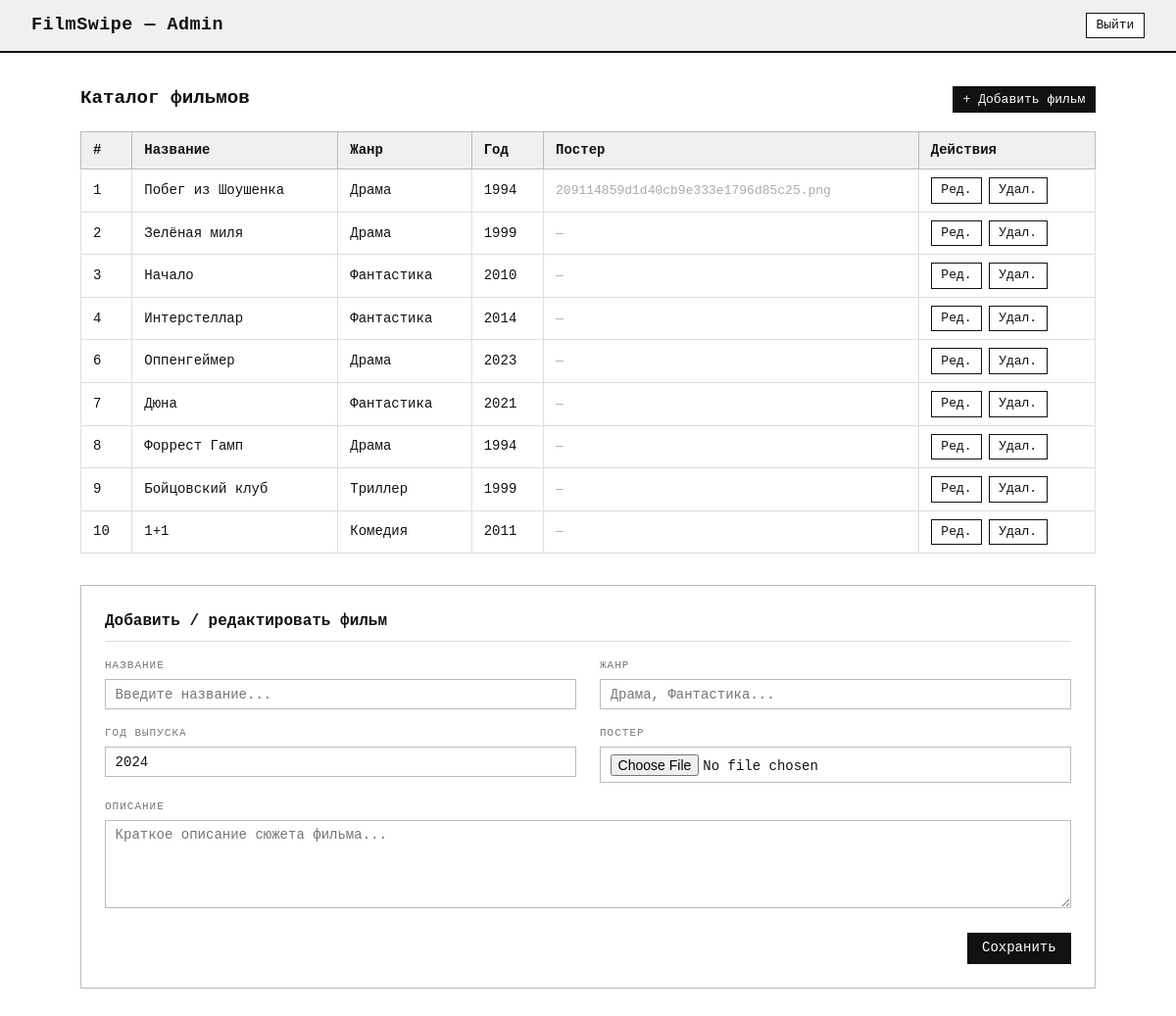
The page /admin (signed in) on the database its author committed.
### app/database.py (models this page shows)
class Movie(Base):
    __tablename__ = "movies"
    id = Column(Integer, primary_key=True, autoincrement=True)
    title = Column(String(256), nullable=False)
    genre = Column(String(64), nullable=False)
    year = Column(SmallInteger)
    description = Column(Text, nullable=True)
    poster_path = Column(String(512), nullable=True)
    created_at = Column(TIMESTAMP, default=datetime.utcnow)
    likes = relationship("Like", back_populates="movie", cascade="all, delete")
    dislikes = relationship("Dislike", back_populates="movie", cascade="all, delete")

### app/routers/admin.py (the view)
@router.get("", response_class=HTMLResponse)
async def admin_panel(request: Request, db: Session = Depends(get_db)):
    try:
        user = _require_admin(request, db)
    except Exception as e:
        if "redirect_login" in str(e):
            return RedirectResponse("/auth/login", status_code=303)
        return HTMLResponse("Доступ запрещён", status_code=403)
    movies = db.query(Movie).order_by(Movie.id).all()
    return templates.TemplateResponse(
        "admin/panel.html",
        {"request": request, "user": user, "movies": movies, "edit_movie": None},
    )

### app/templates/admin/panel.html (shortened to what this page needs)
{% extends "base.html" %}
{% set admin_nav = true %}
{% block content %}
<div class="page">
    <div style="display:flex;align-items:baseline;justify-content:space-between;margin-bottom:1.2rem">
        <h2 style="font-size:1.2rem;font-weight:700">Каталог фильмов</h2>
        <button class="btn btn-dark btn-sm"
                onclick="document.getElementById('add-form').scrollIntoView({behavior:'smooth'})">
            + Добавить фильм
        </button>
    </div>
    <table class="admin-table">
        <thead>
            <tr>
                <th>#</th>
                <th>Название</th>
                <th>Жанр</th>
                <th>Год</th>
                <th>Постер</th>
                <th>Действия</th>
            </tr>
        </thead>
        <tbody>
            {% for movie in movies %}
            <tr>
                <td>{{ movie.id }}</td>
                <td>{{ movie.title }}</td>
                <td>{{ movie.genre }}</td>
                <td>{{ movie.year or '—' }}</td>
                <td><span class="poster-filename">{{ movie.poster_path.split('/')[-1] if movie.poster_path else '—' }}</span></td>
                <td>
                    <div class="td-actions">
                        <a href="/admin/edit/{{ movie.id }}" class="btn btn-sm">Ред.</a>
                        <form method="post" action="/admin/delete/{{ movie.id }}" style="display:inline"
                              onsubmit="return confirm('Удалить «{{ movie.title }}»?')">
                            <button type="submit" class="btn btn-sm">Удал.</button>
                        </form>
                    </div>
                </td>
            </tr>
            {% else %}
            <tr>
                <td colspan="6" style="text-align:center;color:#aaa;padding:1.5rem">
                    Каталог пуст. Добавьте первый фильм ниже.
                </td>
            </tr>
            {% endfor %}
        </tbody>
    </table>
    <div class="admin-form-box" id="add-form">
        <h3>Добавить / редактировать фильм</h3>
        {% if edit_movie %}
        <form method="post" action="/admin/edit/{{ edit_movie.id }}" enctype="multipart/form-data">
        {% else %}
        <form method="post" action="/admin/add" enctype="multipart/form-data">
        {% endif %}
            <div class="form-grid">
                <div class="form-group">
                    <label>Название</label>
                    <input type="text" name="title" required
                           value="{{ edit_movie.title if edit_movie else '' }}"
                           placeholder="Введите название...">
                </div>
                <div class="form-group">
                    <label>Жанр</label>
                    <input type="text" name="genre" required
                           value="{{ edit_movie.genre if edit_movie else '' }}"
                           placeholder="Драма, Фантастика...">
                </div>
                <div class="form-group">
                    <label>Год выпуска</label>
                    <input type="number" name="year" min="1888" max="2100"
                           value="{{ edit_movie.year if edit_movie else 2024 }}">
                </div>
                <div class="form-group">
                    <label>Постер</label>
                    <input type="file" name="poster" accept="image/*">
                </div>
                <div class="form-group full">
                    <label>Описание</label>
                    <textarea name="description"
                              placeholder="Краткое описание сюжета фильма...">{{ edit_movie.description if edit_movie else '' }}</textarea>
                </div>
            </div>
            <div class="form-actions">
                <button type="submit" class="btn btn-dark">Сохранить</button>
            </div>
        </form>
    </div>
</div>
{% endblock %}

### app/templates/base.html (shortened to what this page needs)
<!doctype html>
<html lang="ru">
  <head>
    <link href="/static/css/main.css" rel="stylesheet" />
  </head>
  <body>
    <nav class="navbar">
      <a class="navbar-brand" href="/"
        >FilmSwipe{% if admin_nav %} — Admin{% endif %}</a
      >
      <div class="navbar-actions">
        {% if user %}
        <a href="/auth/logout" class="btn btn-sm">Выйти</a>
        {% else %}
        <a href="/auth/login" class="btn btn-sm">Войти</a>
        <a href="/auth/register" class="btn btn-sm btn-dark">Регистрация</a>
        {% endif %}
      </div>
    </nav>
    {% block content %}{% endblock %} {% block extra_js %}{% endblock %}
  </body>
</html>

### app/static/css/main.css (style rules this page uses)
*, *::before, *::after { box-sizing: border-box; margin: 0; padding: 0; }
body { background: #fff; color: #111; font-family: "Courier New", Courier, monospace; font-size: 15px; line-height: 1.5; min-height: 100vh; }
a { color: inherit; text-decoration: none; }
.navbar { background: #f0f0f0; border-bottom: 2px solid #111; padding: 0.75rem 2rem; display: flex; align-items: center; justify-content: space-between; }
.navbar-brand { font-size: 1.15rem; font-weight: 700; letter-spacing: 0.5px; color: #111; }
.navbar-actions { display: flex; gap: 0.5rem; }
.btn { font-family: "Courier New", Courier, monospace; font-size: 14px; padding: 0.35rem 0.9rem; border: 1.5px solid #111; background: #fff; color: #111; cursor: pointer; line-height: 1.4; display: inline-flex; align-items: center; gap: 0.35rem; white-space: nowrap; }
.btn-dark { background: #111; color: #fff; }
.btn-sm { font-size: 13px; padding: 0.2rem 0.6rem; }
.page { max-width: 1100px; margin: 0 auto; padding: 2rem 2rem; }
.admin-table { width: 100%; border-collapse: collapse; margin-bottom: 2rem; font-size: 14px; }
.admin-table th { border: 1.5px solid #bbb; padding: 0.5rem 0.75rem; background: #f0f0f0; font-weight: 700; text-align: left; }
.admin-table td { border: 1px solid #ddd; padding: 0.5rem 0.75rem; vertical-align: middle; }
.poster-filename { color: #aaa; font-size: 13px; }
.td-actions { display: flex; gap: 0.4rem; }
.admin-form-box { border: 1.5px solid #bbb; padding: 1.5rem; }
.admin-form-box h3 { font-size: 1rem; font-weight: 700; margin-bottom: 1rem; padding-bottom: 0.5rem; border-bottom: 1px solid #ddd; }
.form-grid { display: grid; grid-template-columns: 1fr 1fr; gap: 1rem 1.5rem; }
.form-grid .full { grid-column: 1 / -1; }
.form-group label { display: block; font-size: 11px; letter-spacing: 1px; text-transform: uppercase; color: #777; margin-bottom: 0.35rem; }
.form-group input, .form-group textarea { font-family: "Courier New", Courier, monospace; font-size: 14px; width: 100%; border: 1.5px solid #bbb; padding: 0.4rem 0.6rem; background: #fff; color: #111; outline: none; }
.form-group textarea { resize: vertical; min-height: 90px; }
.form-actions { display: flex; justify-content: flex-end; gap: 0.6rem; margin-top: 1rem; }

### rows shown on the page
Movie: id "1", title "Побег из Шоушенка", genre "Драма", year "1994", poster_path "209114859d1d40cb9e333e1796d85c25.png"
Movie: id "2", title "Зелёная миля", genre "Драма", year "1999", poster_path "—"
Movie: id "3", title "Начало", genre "Фантастика", year "2010", poster_path "—"
Movie: id "4", title "Интерстеллар", genre "Фантастика", year "2014", poster_path "—"
Movie: id "6", title "Оппенгеймер", genre "Драма", year "2023", poster_path "—"
Movie: id "7", title "Дюна", genre "Фантастика", year "2021", poster_path "—"
Movie: id "8", title "Форрест Гамп", genre "Драма", year "1994", poster_path "—"
Movie: id "9", title "Бойцовский клуб", genre "Триллер", year "1999", poster_path "—"
Movie: id "10", title "1+1", genre "Комедия", year "2011", poster_path "—"
